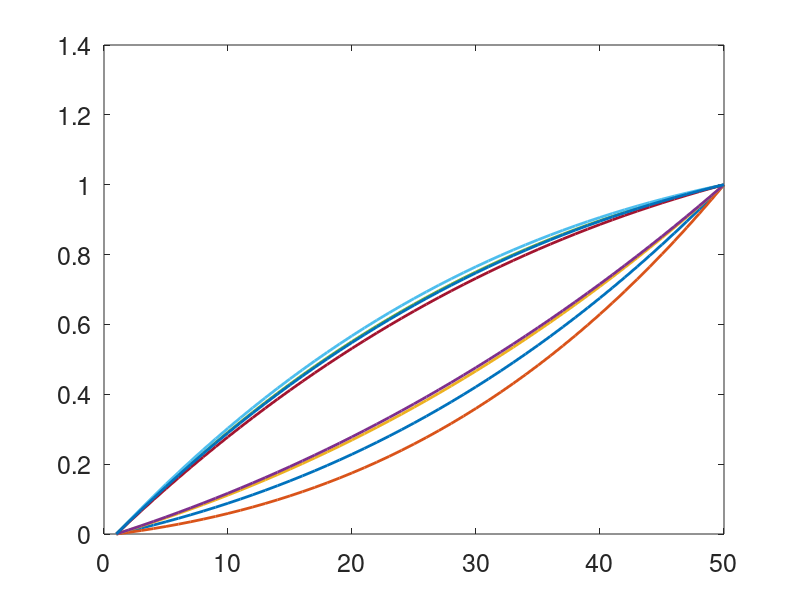

Recreate this plot in MATLAB. (Note: this script raises an error after producing the figure.)
%Example code for simulating and comparing trajectories with phase difference
%author: Zhengwu Zhang
%email: zhengwustat@gmail.com
%date: Jan. 30, 2017

clear all;
close all;

addpath('./RealData')
addpath('./PlotEarth')
addpath('./amplitude_separation')
addpath('./phase_utility_functions')


load simulated_phase_amp.mat;
load gam_sim8;

Ngam = size(gam_sim,1);
figure(10);clf;
plot(gam_sim','linewidt',2);
set(gca,'fontsize',18);


%wrap the data with gamma function, for path 1
path1_s2 = path1{1};
for i=1:Ngam
    path1_wrapped{i} = Group_Action_by_Gamma_p(path1_s2,gam_sim(i,:));
end

%wrap the data with gamma function, for path 2
path2_s2 = path2{1};
for i=1:Ngam
    path2_wrapped{i} = Group_Action_by_Gamma_p(path2_s2,gam_sim(i,:));
end


%resample and smooth the trajectories
for i=1:Ngam
    Sample_N = 50;
    Resample_track = ReSampleSphereTraj(path1_wrapped{i},Sample_N);
    Smoothed_track=SmoothPath(Resample_track,5,0.6);
    Postpreprocess_Path{i} = Smoothed_track;
end;

for i=1:Ngam
    Sample_N = 50;
    Resample_track = ReSampleSphereTraj(path2_wrapped{i},Sample_N);
    Smoothed_track=SmoothPath(Resample_track,5,0.6);
    Postpreprocess_Path{Ngam+i} = Smoothed_track;
end;


%plot all paths on sphere
figure(1);clf;
[x,y,z] = sphere(100);
h=surf(x,y,z) ;
axis equal off;
colormap gray;
grid off;
set(h,'LineStyle','none');

figure(2);clf;
for j=1:2*Ngam
    figure(1);
    hold on;
    p1 = Postpreprocess_Path{j};
    pp1=DensePath(p1,5);
    color = 'r';
    if(j>Ngam)
        color = 'b';
    end
    plot3(pp1(1,:),pp1(2,:),pp1(3,:),color,'LineWidth',3);
    
    figure(2);
    hold on;
    f1 = path_to_function(p1);
    plot(1:T,f1,color,'LineWidth',2);
end

%%%%%%%%%%%%%%%%%%% simulate the phase %%%%%%%%%%%%%%%%%%%%
% simulate the phase part with random gam function
%%%%%%%%%%%%%%%%%%%%%%%%%%%%%%%%%%%%%%%%%%%%%%%%%%%%%%%%%%%%%%%%%%%%%%%%%%%% 

%consider the phase difference
c1 = 0;  %weight for amp component
c2 = 1; % weight for pha component
dT = 1/(1-T);

Dmat_all = zeros(2*Ngam,2*Ngam);
gamID = linspace(0,1,T);
psiid = sqrt(diff(gamID)/dT);


figure(1);clf;
for i=1:2*Ngam
    path1 = Postpreprocess_Path{i};
    for j=i+1:2*Ngam
        path2 = Postpreprocess_Path{j};
        [dmin_amp,~,gamI]=GeodesicsWithRegestration_coordecent(path1,path2,1);
        psi = sqrt(diff(gamI)/dT);
        d_phase =  acos(sum(psiid.*psi)*dT);
        
        Dmat_amp(i,j) = dmin_amp;
        Dmat_phase(i,j) = d_phase;
        
        Dmat_all(i,j) = c1*dmin_amp + c2*d_phase;
        figure(1),hold on;
        plot(linspace(0,1,T),gamI);
        %title(sprintf('(%d,%d) d = %0.2f',i,j,dmin));
        %pause(0.5);
    end
end

Dmat_amp(2*Ngam,2*Ngam) = 0;
Dmat_phase(2*Ngam,2*Ngam) = 0;

c1 = 0.5;  %weight for amp.
c2 = 0.5; % weight for phase

Dmat_all = c1*Dmat_amp + c2*Dmat_phase;
figure, imagesc(Dmat_all+Dmat_all');
set(gca,'fontsize',18);
colorbar;

